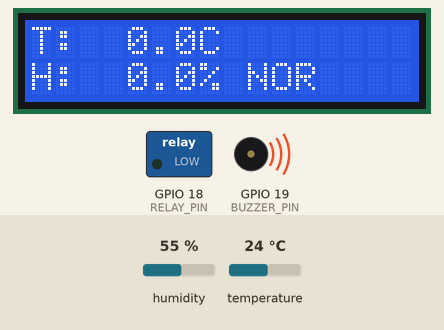
The sketch below on a simulated ESP32. Shown: 16×2 character LCD, switched loads named in the sketch (green lamp = pin HIGH), buzzer (waves = sounding, pin HIGH). The inputs (shaded band) are chosen by the test bench; at power-on: temperature 24 °C, humidity 55 %. WiFi joins after 1.5 s; servers stay silent unless stated; what the sketch prints to the serial monitor is not drawn.

Above: at 1.6 s.
1.7 s: temperature set to 27.3 °C
At 3.2 s:
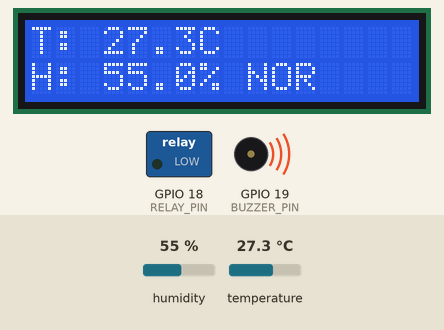
3.5 s: temperature set to 28.4 °C
At 6.6 s:
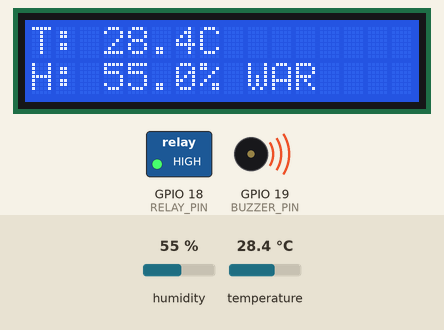
7.5 s: temperature set to 31.2 °C
At 11.1 s:
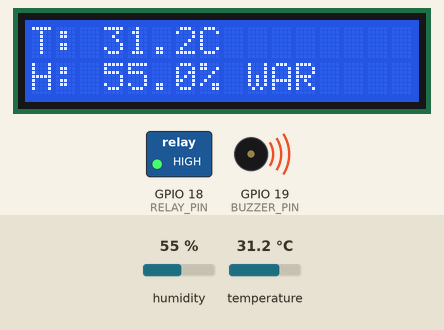
11.5 s: temperature set to 32.6 °C
At 14.9 s:
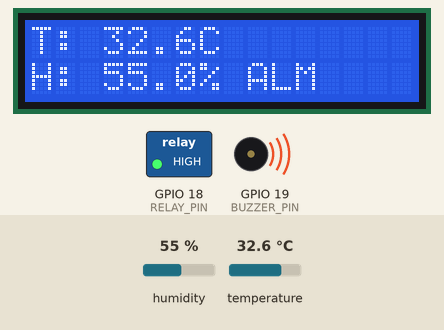
16.5 s: temperature set to 12 °C
At 17.4 s:
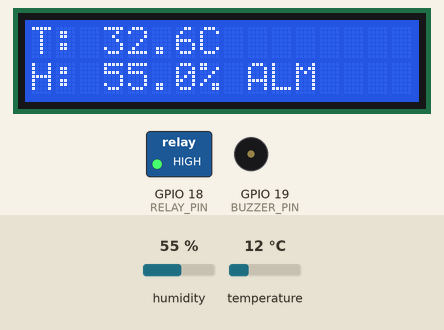
19.5 s: temperature set to 33 °C
At 22.9 s:
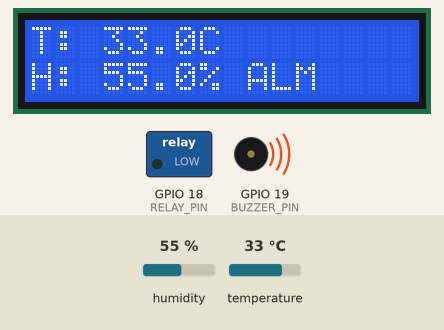
Timing chart, 0 to 26.5 s (numbered marks = the images above; inputs shaded):
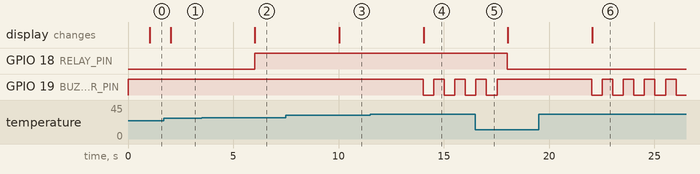

The sketch:

BT1_Websocket.ino
```cpp
#include <WiFi.h>
#include <WebSocketsClient.h>
#include <LiquidCrystal_I2C.h>
#include <DHT.h>
#include <Wire.h>

// ================= WIFI =================
const char* ssid = "Khu H";
const char* password = "khuh1234";

// ================= WS =================
WebSocketsClient webSocket;
// const char* host = "192.168.1.9";10.85.7.197
const char* host = "10.85.7.197";
const int port = 3000;

// ================= SENSOR =================
#define DHTPIN 15
#define DHTTYPE DHT22

// ================= HARDWARE =================
#define RELAY_PIN 18
#define BUZZER_PIN 19

// ================= LIMIT =================
#define TEMP_LIMIT 28
#define HUMI_LIMIT 85
#define TEMP_ALARM 32
#define HUMI_ALARM 95

DHT dht(DHTPIN, DHTTYPE);
LiquidCrystal_I2C lcd(0x27,16,2);

// ================= STATE MACHINE =================
enum SystemState { SYS_INIT, SYS_WIFI, SYS_WS, SYS_RUNNING, SYS_ERROR };
enum AppState { NORMAL, WARNING, ALARM, ERROR_STATE };

SystemState sysState = SYS_INIT;
AppState appState = NORMAL;

// ================= DATA =================
float temp = 0, humi = 0;
bool errorSensor = false;
int errorSensorCount = 0;

// ================= CONTROL =================
bool buzzerOn = false;
unsigned long buzzer_time = 0;

// ================= TIMER =================
unsigned long lastSensor = 0;
unsigned long lastLCD = 0;
unsigned long lastReconnectWiFi = 0;
unsigned long lastReconnectWS = 0;
unsigned long lastSend = 0;
unsigned long lastHeartbeat = 0;

// ================= WS =================
bool wsConnected = false;

// ================= QUEUE =================
struct Message {
  int id;
  String data;
};

#define MAX_QUEUE 10
Message queue[MAX_QUEUE];
int queueSize = 0;

int currentMsgId = 0;
bool waitingAck = false;
unsigned long sendTime = 0;

// ================= WIFI =================
void connectWiFi() {
  Serial.println("Connecting WiFi...");
  WiFi.begin(ssid, password);
}

// ================= WS EVENT =================
void webSocketEvent(WStype_t type, uint8_t * payload, size_t length) {

  switch(type) {
    case WStype_CONNECTED:
      Serial.println("WS Connected");
      wsConnected = true;
      break;

    case WStype_DISCONNECTED:
      Serial.println("WS Disconnected");
      wsConnected = false;
      break;

    case WStype_TEXT: {
      String msg = String((char*)payload);

      Serial.print("RX: ");
      Serial.println(msg);

      if(msg.startsWith("{\"ack\":")) {
        waitingAck = false;
        removeQueue();
        Serial.println("ACK RECEIVED");
      }
      break;
    }
  }
}

// ================= SENSOR =================
void readSensor() {
  float t = dht.readTemperature();
  float h = dht.readHumidity();

  if (isnan(t) || isnan(h)) {
    delay(50);
    t = dht.readTemperature();
    h = dht.readHumidity();
  }

  if (isnan(t) || isnan(h)) {
    errorSensorCount++;
    if(errorSensorCount >= 5) errorSensor = true;
    Serial.println("DHT ERROR");
    return;
  }

  temp = t;
  humi = h;
  errorSensor = false;
  errorSensorCount = 0;

  Serial.print("T: "); Serial.print(temp);
  Serial.print(" H: "); Serial.println(humi);
}

// ================= APP STATE =================
void updateAppState() {
  if(errorSensor) appState = ERROR_STATE;
  else if(temp > TEMP_ALARM || humi > HUMI_ALARM) appState = ALARM;
  else if(temp > TEMP_LIMIT || humi > HUMI_LIMIT) appState = WARNING;
  else appState = NORMAL;
}

// ================= CONTROL =================
void handleAppState() {

  switch(appState) {

    case NORMAL:
      digitalWrite(RELAY_PIN, LOW);
      digitalWrite(BUZZER_PIN, HIGH);
      break;

    case WARNING:
      digitalWrite(RELAY_PIN, HIGH);
      break;

    case ALARM:
      if(millis() - buzzer_time > 500) {
        buzzer_time = millis();
        buzzerOn = !buzzerOn;
        digitalWrite(BUZZER_PIN, !buzzerOn);
      }
      break;

    case ERROR_STATE:
      digitalWrite(RELAY_PIN, HIGH);
      digitalWrite(BUZZER_PIN, LOW);
      break;
  }
}

// ================= SYSTEM STATE =================
void updateSystemState() {

  switch(sysState) {

    case SYS_INIT:
      sysState = SYS_WIFI;
      break;

    case SYS_WIFI:
      if(WiFi.status() == WL_CONNECTED) sysState = SYS_WS;
      break;

    case SYS_WS:
      if(wsConnected) sysState = SYS_RUNNING;
      break;

    case SYS_RUNNING:
      if(WiFi.status() != WL_CONNECTED) sysState = SYS_ERROR;
      break;

    case SYS_ERROR:
      break;
  }
}

// ================= HANDLE SYSTEM =================
void handleSystemState() {

  switch(sysState) {

    case SYS_WIFI:
      if (WiFi.status() != WL_CONNECTED) {
        if (millis() - lastReconnectWiFi > 5000) {
          lastReconnectWiFi = millis();
          connectWiFi();
        }
      }
      break;

    case SYS_WS:
      if (!wsConnected) {
        if (millis() - lastReconnectWS > 5000) {
          lastReconnectWS = millis();
          webSocket.begin(host, port, "/");
          webSocket.onEvent(webSocketEvent);
        }
      }
      break;

    case SYS_ERROR:
      if (millis() - lastReconnectWiFi > 5000) {
        lastReconnectWiFi = millis();
        connectWiFi();
      }
      break;
  }
}

// ================= QUEUE =================
void pushQueue(String data) {
  if(queueSize < MAX_QUEUE) {
    queue[queueSize].id = currentMsgId++;
    queue[queueSize].data = data;
    queueSize++;

    Serial.print("QUEUE: ");
    Serial.println(data);
  }
}

void removeQueue() {
  for(int i=1;i<queueSize;i++) {
    queue[i-1] = queue[i];
  }
  queueSize--;
}

// ================= SEND =================
void sendMessage(Message msg) {
  if(!wsConnected) return;

  String packet = "{";
  packet += "\"id\":" + String(msg.id) + ",";
  packet += "\"data\":" + msg.data;
  packet += "}";

  webSocket.sendTXT(packet);

  Serial.print("TX: ");
  Serial.println(packet);

  waitingAck = true;
  sendTime = millis();
}

void processQueue() {
  if(queueSize == 0) return;

  if(!waitingAck) {
    sendMessage(queue[0]);
  }
}

void checkTimeout() {
  if(waitingAck && millis() - sendTime > 3000) {
    Serial.println("RESEND...");
    sendMessage(queue[0]);
  }
}

// ================= HEARTBEAT =================
void heartbeat() {
  if(millis() - lastHeartbeat > 10000) {
    lastHeartbeat = millis();
    webSocket.sendTXT("{\"topic\":\"ping\"}");
  }
}

// ================= LCD =================
char line1[17];
char line2[17];

void displayLCD() {

  snprintf(line1, sizeof(line1), "T:%5.1fC", temp);
  snprintf(line2, sizeof(line2), "H:%5.1f%%", humi);

  lcd.setCursor(0,0);
  lcd.print(line1);

  lcd.setCursor(0,1);

  switch(appState) {
    case NORMAL: lcd.print(line2); lcd.print(" NOR"); break;
    case WARNING: lcd.print(line2); lcd.print(" WAR"); break;
    case ALARM: lcd.print(line2); lcd.print(" ALM"); break;
    case ERROR_STATE: lcd.print("SENSOR ERROR   "); break;
  }
}

// ================= SETUP =================
void setup() {
  Serial.begin(115200);

  Wire.begin(21,22);

  pinMode(RELAY_PIN, OUTPUT);
  pinMode(BUZZER_PIN, OUTPUT);

  digitalWrite(RELAY_PIN, LOW);
  digitalWrite(BUZZER_PIN, HIGH);

  lcd.init();
  lcd.backlight();

  dht.begin();

  connectWiFi();
}

// ================= LOOP =================
void loop() {

  webSocket.loop();

  updateSystemState();
  handleSystemState();

  if(millis() - lastSensor > 2000) {
    lastSensor = millis();
    readSensor();
    updateAppState();
  }

  handleAppState();

  if(millis() - lastLCD > 1000) {
    lastLCD = millis();
    displayLCD();
  }

  if(millis() - lastSend > 3000) {
    lastSend = millis();

    String data = "{";
    data += "\"temp\":" + String(temp) + ",";
    data += "\"humi\":" + String(humi);
    data += "}";

    pushQueue(data);
  }

  processQueue();
  checkTimeout();
  heartbeat();
}
```

Measured:
- the behaviour switches between 28 and 28.1 °C on temperature (found by bisection; images 1 and 2)
- the behaviour switches between 32 and 32.1 °C on temperature (found by bisection; images 3 and 4)
- after the input at 1.7 s, the display: changes after 0.33 s (image 1)
- after the input at 3.5 s, GPIO 18 (RELAY_PIN): LOW → HIGH after 2.5 s; the display: changes after 2.5 s (image 2)
- after the input at 7.5 s, the display: changes after 2.5 s (image 3)
- after the input at 11.5 s, GPIO 19 (BUZZER_PIN): alternates HIGH for 0.50 s and LOW for 0.50 s, starting after 2.5 s; the display: changes after 2.5 s (image 4)
- after the input at 16.5 s, GPIO 18 (RELAY_PIN): HIGH → LOW after 1.5 s; GPIO 19 (BUZZER_PIN): goes on until 17.5 s, then stays HIGH
- after the input at 19.5 s, GPIO 19 (BUZZER_PIN): alternates HIGH for 0.50 s and LOW for 0.50 s, starting after 2.5 s; the display: changes after 2.5 s (image 6)
